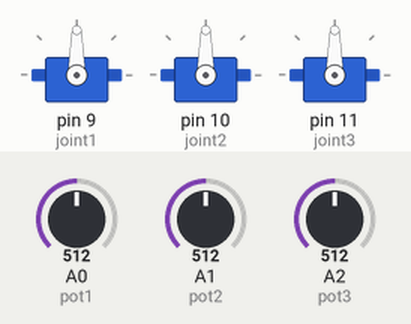
Recording of a sketch running on a simulated Arduino Uno, built with avr-gcc and run on an emulated ATmega328P. On the bench: 3 × servo. Inputs (shaded band) come from the test bench; at power-on: A0 (pot1) = 512, A1 (pot2) = 512, A2 (pot3) = 512.

Above: at 1.2 s.
1.3 s: A0 (pot1) set to 716
At 2.5 s:
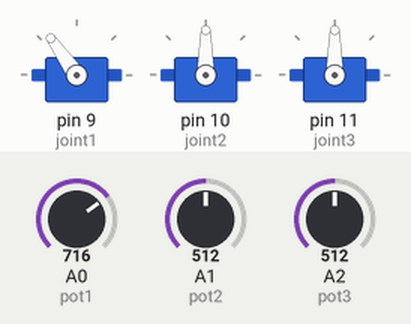
2.8 s: A1 (pot2) set to 716
At 3.9 s:
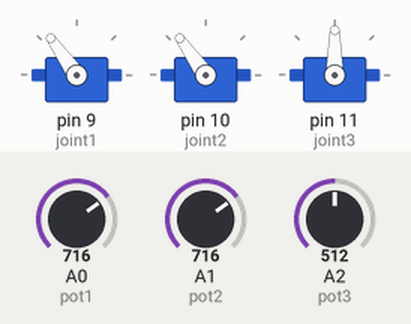
4.3 s: A2 (pot3) set to 716
At 4.7 s:
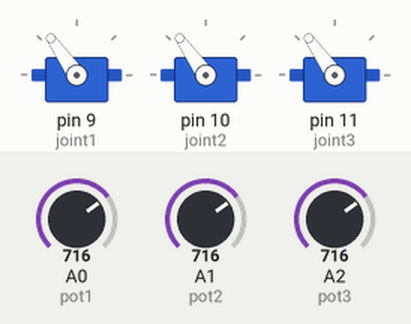
5.8 s: A0 (pot1) set to 900
At 6.1 s:
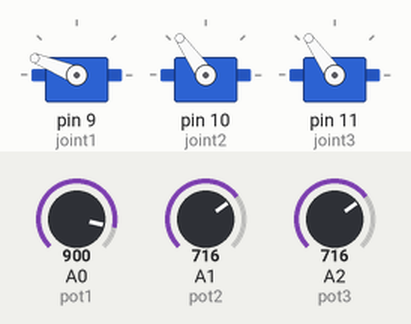
7.3 s: A1 (pot2) set to 900
At 8.5 s:
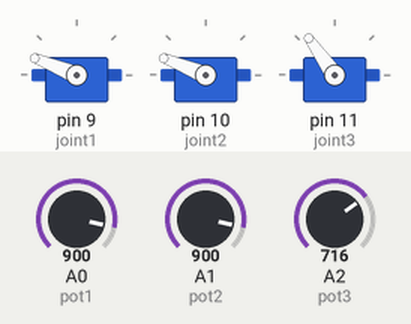
8.8 s: A2 (pot3) set to 900
At 9.5 s:
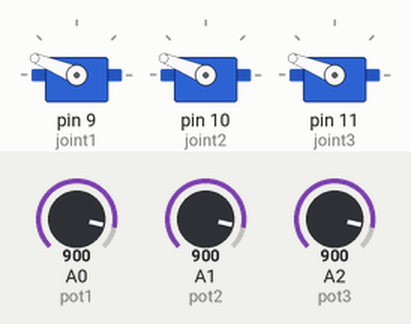
Timing chart, 0 to 11.3 s (numbered marks = the images above; inputs shaded):
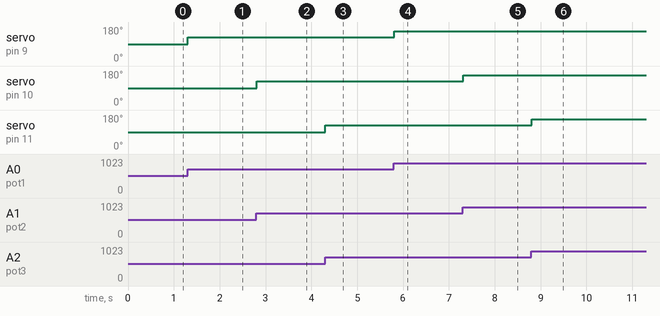

The sketch:

arm.ino
```cpp
/*
Author: Jash Mota
robotic arm manual control with three joints and without the end effector
*/
#include <Servo.h>

Servo joint1, joint2, joint3;  // create servo object to control a servo
//base joint1, joint 2, joint 3
int pot1 = 0;  // analog pin used to connect the potentiometer
int pot2 = 1;
int pot3 = 2;
int val;    // variable to read the value from the analog pin

void setup() {
  joint1.attach(9);  // attaches the servo on pin 9 to the servo object
  joint2.attach(10);
  joint3.attach(11);
}

void loop() {
  val = analogRead(pot1);            // reads the value of the potentiometer (value between 0 and 1023)
  val = map(val, 0, 1023, 0, 180);     // scale it to use it with the servo (value between 0 and 180)
  joint1.write(val);                  // sets the servo position according to the scaled value

  val = analogRead(pot2);            // reads the value of the potentiometer (value between 0 and 1023)
  val = map(val, 0, 1023, 0, 180);     // scale it to use it with the servo (value between 0 and 180)
  joint2.write(val);

  val = analogRead(pot3);            // reads the value of the potentiometer (value between 0 and 1023)
  val = map(val, 0, 1023, 0, 180);     // scale it to use it with the servo (value between 0 and 180)
  joint3.write(val);

  delay(15);                           // waits for the servo to get there
}
```

Measured:
- after the input at 1.3 s, servo on pin 9 (joint1): 90° → 125° at once
- after the input at 2.8 s, servo on pin 10 (joint2): 90° → 125° at once
- after the input at 4.3 s, servo on pin 11 (joint3): 90° → 125° at once
- after the input at 5.8 s, servo on pin 9 (joint1): 125° → 158° at once
- after the input at 7.3 s, servo on pin 10 (joint2): 125° → 158° at once
- after the input at 8.8 s, servo on pin 11 (joint3): 125° → 158° at once
